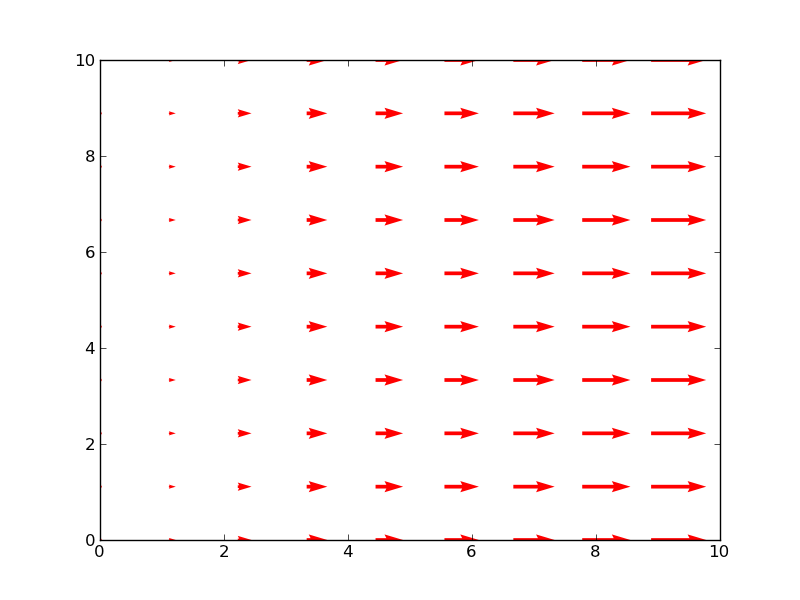

This chart was generated by the following Python code:
from pylab import *

x = linspace(0,10.,10)
y = linspace(0,10.,10)
x,y = meshgrid(x,y)
u = x*10
v = np.zeros(y.shape)
q = plt.quiver(x,y,u,v,angles='xy',scale=1000,color='r')
p = plt.quiverkey(q,1,16.5,50,"50 m/s",coordinates='data',color='r')


plt.show()
